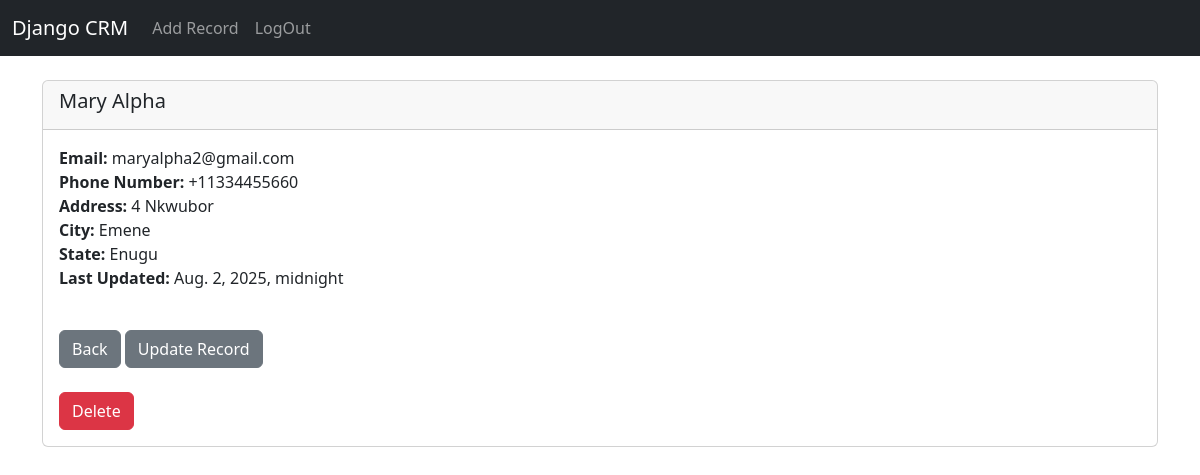
Screenshot of /record/3 (signed in) with the database file from the repository.
### website/models.py (models this page shows, shortened)
class Record(models.Model):
    created_at = models.DateTimeField(auto_now_add=True)
    updated_at = models.DateTimeField(auto_now=True)
    first_name = models.CharField(max_length=30)
    last_name = models.CharField(max_length=30)
    email = models.CharField(max_length=30)
    phone = models.CharField(max_length=12)
    state = models.CharField(max_length=50)
    city =  models.CharField(max_length=40)
    address = models.CharField(max_length=50)
    zipcode = models.CharField(max_length=15)

### website/views.py (the view)
# urls.py: path('record/<int:pk>', views.customer_record, name='record'),
def customer_record(request, pk):
    if request.user.is_authenticated:
        customer_record = Record.objects.get(id=pk)
        return render(request, 'record.html', {'customer_record': customer_record})
    else:
        messages.success(request, 'You must be logged in to view that page..')
        return redirect('home')

### website/templates/record.html
{% extends 'base.html' %}
{% block content%}
<div class="card">
    <div class="card-header">
       <h5 strong > {{ customer_record.first_name }} {{ customer_record.last_name }} </h5>
    </div>
    <div class="card-body">
        <p class="card-text">
            <strong>Email: </strong>{{ customer_record.email }} </br>
            <strong>Phone Number: </strong>{{ customer_record.phone }} </br>
            <strong>Address: </strong>{{ customer_record.address }} </br>
            <strong>City: </strong>{{ customer_record.city }}  </br>
            <strong>State: </strong>{{ customer_record.state }} </br>
            <strong>Last Updated: </strong>{{ customer_record.updated_at }}
        </p>
        <br/>
        <a href="{% url 'home' %}" class="btn btn-secondary">Back</a>
        <a href="{% url 'update_record' customer_record.id %}" class="btn btn-secondary">Update Record</a>
        <br/><br/>
        <a href="{% url 'delete_record' customer_record.id %}" class="btn btn-danger">Delete</a>
    </div>
</div>
{% endblock %}

### rows the page displays
Record: first_name "Mary", last_name "Alpha", email "maryalpha2@gmail.com", phone "+11334455660", address "4 Nkwubor", city "Emene", state "Enugu", updated_at "Aug. 2, 2025, midnight"
